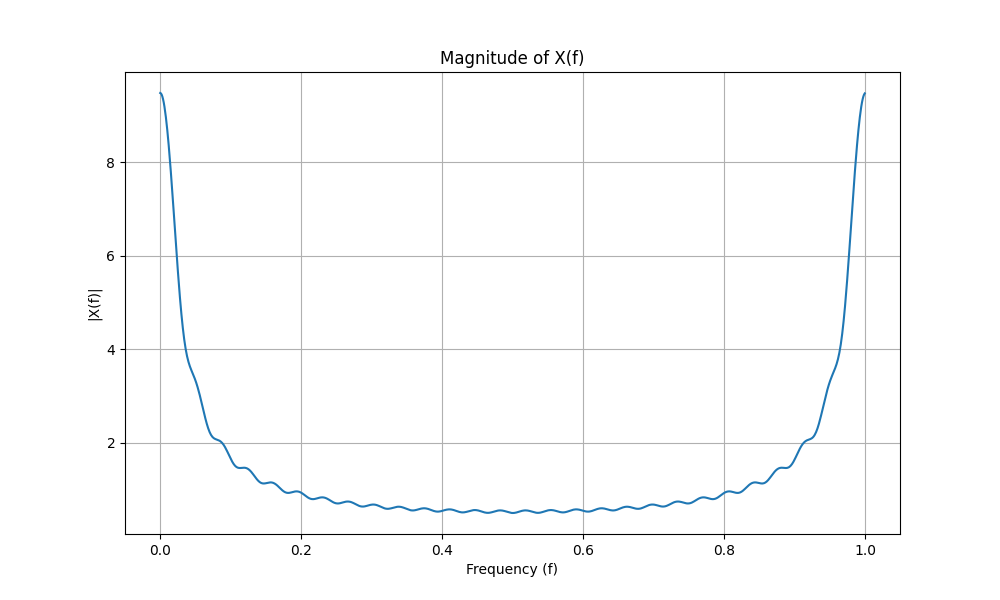

Write Python code to recreate this figure.
import numpy as np
import matplotlib.pyplot as plt

def X(f):
    numerator = 1 - (0.9 * np.exp(-1j*2*np.pi*f))**28
    denominator = 1 - 0.9 * np.exp(-1j*2*np.pi*f)
    return numerator / denominator

# Define the frequency range
f = np.linspace(0, 1, 1000, endpoint=False)

# Compute the magnitude of X(f)
magnitude = np.abs(X(f))

# Plotting
plt.figure(figsize=(10, 6))
plt.plot(f, magnitude)
plt.title('Magnitude of X(f)')
plt.xlabel('Frequency (f)')
plt.ylabel('|X(f)|')
plt.grid(True)
plt.show()
